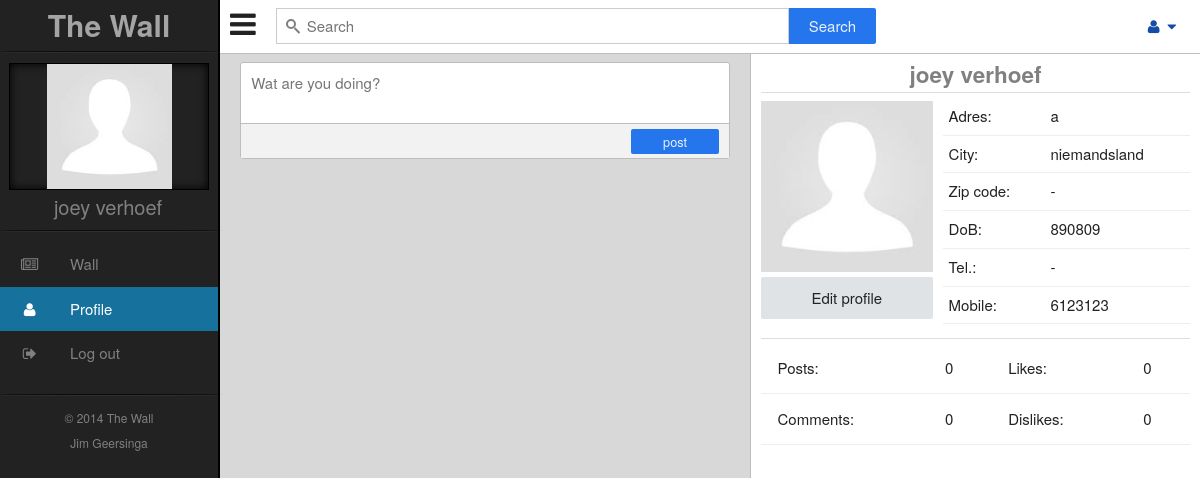
Screenshot of /profile/ (signed in) with the database file from the repository.
### tables this page shows
CREATE TABLE IF NOT EXISTS `gebruiker` (
  `id` int(11) NOT NULL AUTO_INCREMENT,
  `email` varchar(50) DEFAULT '0',
  `password` varchar(50) DEFAULT '0',
  `groep_id` int(11) DEFAULT '0',
  `persoon_id` int(11) DEFAULT '0',
  `status` int(11) DEFAULT '0',
  `avatar` varchar(50) DEFAULT 'noprofile',
  `registered` varchar(50) DEFAULT NULL,
  PRIMARY KEY (`id`)
);

CREATE TABLE IF NOT EXISTS `persoon` (
  `id` int(11) NOT NULL AUTO_INCREMENT,
  `voornaam` varchar(50) NOT NULL DEFAULT '0',
  `achternaam` varchar(50) NOT NULL DEFAULT '0',
  `geboortedatum` varchar(50) NOT NULL DEFAULT '0',
  `adres` varchar(50) NOT NULL DEFAULT '0',
  `postcode` varchar(50) NOT NULL DEFAULT '0',
  `woonplaats` varchar(50) NOT NULL DEFAULT '0',
  `telefoon` varchar(50) NOT NULL DEFAULT '0',
  `mobiel` varchar(50) NOT NULL DEFAULT '0',
  PRIMARY KEY (`id`)
);

### application/controller/profile.php (called while the page is built, shortened)
<?php
if (isset($_SESSION['login_id']))
{
    class Profile extends Controller
    {
        public function index()
        {
            $user_model = $this->loadModel('usermodel');
            $info = $user_model->getUserInfo($_SESSION['login_id']);
            $infoview = $user_model->getUserInfo($_SESSION['login_id']);
            $stats_model = $this->loadModel('statsmodel');
            $stats = $stats_model->getStats($_SESSION['login_id']);
            require 'application/views/_templates/head.php';
            require 'application/views/_templates/aside.php';
            require 'application/views/_templates/topnav.php';
            require 'application/views/profile/index.php';
            require 'application/views/profile/sidediv.php';
        }
    }
}
else
{
    header("location: " . URL . "home/");
}

### index.php (called while the page is built, shortened)
<?php
require 'application/libs/controller.php';
$app = new Application();

### application/libs/controller.php (called while the page is built, shortened)
<?php
class Controller
{
    public $db = null;
    private function openDatabaseConnection()
    {
        $options = array(PDO::ATTR_DEFAULT_FETCH_MODE => PDO::FETCH_OBJ, PDO::ATTR_ERRMODE => PDO::ERRMODE_WARNING);
        $this->db = new PDO(DB_TYPE . ':host=' . DB_HOST . ';dbname=' . DB_NAME, DB_USER, DB_PASS, $options);
    }
    public function loadModel($model_name)
    {
        return new $model_name($this->db);
    }
}

### application/models/usermodel.php (called while the page is built, shortened)
<?php
class UserModel
{
    function __construct($db) {
        try {
            $this->db = $db;
        } catch (PDOException $e) {
            exit('Database connection could not be established.');
        }
    }
    public function getUserInfo($id){
        $sql = "SELECT *, gebruiker.id as user_id, groep.id as admin
                FROM gebruiker
                LEFT JOIN persoon on gebruiker.persoon_id = persoon.id
                LEFT JOIN groep on gebruiker.groep_id = groep.id
                WHERE gebruiker.id = ".$id;
        $query = $this->db->prepare($sql);
        $query->bindParam(':id', $id, PDO::PARAM_STR);
        $query->execute();
        $result = $query->fetchAll();
        if ($result) {
           return $result;
        }else{
             header("location: " . URL . "profile/");
        }
    }
}

### application/models/statsmodel.php (called while the page is built)
<?php
class StatsModel
{
    function __construct($db) {
        try {
            $this->db = $db;
        } catch (PDOException $e) {
            exit('Database connection could not be established.');
        }
    }
    public function getStats($id){
        $sql = "SELECT count(*) as posts FROM post WHERE status = 0 AND  gebruiker_id = ".$id;
        $query = $this->db->prepare($sql);
        $query->execute();
        $posts = $query->fetch(PDO::FETCH_OBJ);
        $sql = "SELECT count(*) as comments FROM comments WHERE status = 0 AND  gebruiker_id = ".$id;
        $query = $this->db->prepare($sql);
        $query->execute();
        $comments = $query->fetch(PDO::FETCH_OBJ);
        $sql = "SELECT count(*) as likes FROM likes WHERE like_type = 'like' AND  gebruiker_id = ".$id;
        $query = $this->db->prepare($sql);
        $query->execute();
        $likes = $query->fetch(PDO::FETCH_OBJ);
        $sql = "SELECT count(*) as dislikes FROM likes WHERE like_type = 'dislike' AND  gebruiker_id = ".$id;
        $query = $this->db->prepare($sql);
        $query->execute();
        $dislikes = $query->fetch(PDO::FETCH_OBJ);
        $arr['posts'] = $posts->posts;
        $arr['comments'] = $comments->comments;
        $arr['likes'] = $likes->likes;
        $arr['dislikes'] = $dislikes->dislikes;
        return $arr;
    }
}

### application/views/profile/sidediv.php (the view, shortened to what this page needs)
   <div class="side">
      <div id="profile" class="profile">
        <div class="head">
          <div class="name"><h2><?php echo $infoview[0]->voornaam. ' ' .$infoview[0]->achternaam; ?></h2></div>
          <hr>
          <div class="profileinfo">
            <div class="avatar">
             <img src="<?php echo URL.'public/img/avatar/'.$infoview[0]->avatar; ?>" alt="" width="200px" height="200px">
            <?php if ($_SESSION['login_id'] == $infoview[0]->user_id || $_SESSION['admin'] == 1) {
              echo '<button class="btn" id="editprofile">Edit profile</button>';
            }else{
              echo '<button class="btn">'.gmdate("d-m-Y",$infoview[0]->registered).'</button>';
            }
            ?>
            </div>
            <div class="info">
              <table>
                <tr>
                  <td>Adres:</td> <td> <?php echo $infoview[0]->adres; ?></td>
                </tr>
                <tr>
                  <td>City:</td> <td> <?php echo $infoview[0]->woonplaats; ?></td>
                </tr>
                <tr>
                  <td>Zip code:</td> <td> <?php echo $infoview[0]->postcode; ?></td>
                </tr>
                <tr>
                  <td>DoB:</td><td> <?php echo $infoview[0]->geboortedatum; ?></td>
                </tr>
                <tr>
                  <td>Tel.:</td><td> <?php echo $infoview[0]->telefoon; ?></td>
                </tr>
                <tr>
                  <td>Mobile:</td><td> <?php echo $infoview[0]->mobiel; ?></td>
                </tr>
              </table>
            </div>
          </div>
          <hr>
        </div>
        <div class="logs">
           <table>
              <tr>
                <td>Posts:</td> <td><?php echo $stats['posts']; ?></td><td>Likes:</td> <td><?php echo $stats['likes']; ?></td>
              </tr>
              <tr>
                <td>Comments:</td><td><?php echo $stats['comments']; ?></td><td>Dislikes:</td> <td><?php echo $stats['dislikes']; ?></td>
              </tr>
            </table>
        </div>
      </div>
   </div>
</body>
</html>

### application/views/_templates/aside.php (shortened to what this page needs)
<body>
   <aside id="primary_sidebar">
     <div class="asideTitle">
       <h1>The Wall</h1>
     </div>
     <div class="asideProfile">
        <hr class="br">
          <div class="picture">
             <img src="<?php echo URL.'public/img/avatar/'.$info[0]->avatar; ?>" alt="">
          </div>
          <div class="profileName">
            <?php if($_SESSION['admin'] == 1){echo 'Admin '.$info[0]->voornaam;}else{echo $info[0]->voornaam .' '. $info[0]->achternaam;} ?>
          </div>
        <hr class="br">
     </div>
     <nav class="asideMenu">
       <ul>
         <a href="<?php echo URL . 'wall/'; ?>">
           <li class="<?php if ($this->activeClass == 'wall') echo 'active'; ?>"><i class="fa fa-newspaper-o fa-fw"></i> <span class="title">Wall</span></li>
         </a>
         <a href="<?php echo URL . 'profile/'; ?>">
           <li class="<?php if ($this->activeClass == 'profile') echo 'active'; ?>"><i class="fa fa-user fa-fw"></i> <span class="title">Profile</span></li>
         </a>
          <a href="<?php echo URL . 'home/logout'; ?>">
           <li><i class="fa fa-sign-out fa-fw"></i> <span class="title">Log out</span></li>
         </a>
       </ul>
     </nav>
     <div class="asideFooter">
     <hr class="br">
       &copy 2014 The Wall<br> Jim Geersinga
     </div>
   </aside>

### rows the page displays
gebruiker: avatar (picture), persoon.voornaam "joey", persoon.achternaam "verhoef", persoon.adres "a", persoon.woonplaats "niemandsland", persoon.postcode "-", persoon.geboortedatum "890809", persoon.telefoon "-", persoon.mobiel "6123123"

### other values shown
$stats['posts'] "0"
$stats['likes'] "0"
$stats['comments'] "0"
$stats['dislikes'] "0"
